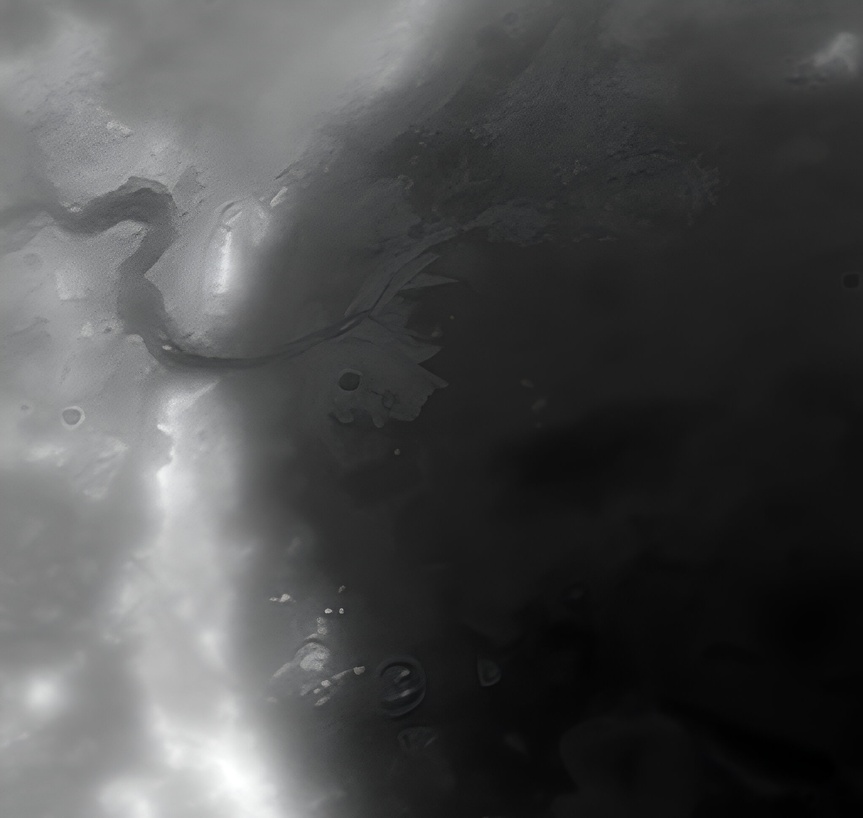
#> input picture v0/data/JEZ_ctx_B_soc_008_DTM_MOLAtopography_DeltaGeoid_20m_Eqc_latTs0_lon0_.jpg, 863 x 818 px, shrunk from 2048 x 1940 before the run, found by its file name
$ jupyter execute --allow-errors try1.ipynb
#> lines starting #> are read from the running program, lines starting #| are printed output that depends on the picture; after the words box and inside, x2 and y2 are one past the last pixel; in counts of white or black regions, pixels touching at a corner belong together
### **Background**
The data used here is from [This](https://astrogeology.usgs.gov/search/map/mars_2020_terrain_relative_navigation_ctx_dtm_mosaic#open) reference from [Astrogeology Gov](https://astrogeology.usgs.gov/search)
- The image that is used is "Mars 2020 Terrain Relative Navigation CTX DTM Mosaic"
- The image is a 2D array of 2048x1940 pixels, each pixel is a 8 bit int value representing the elevation of the terrain
- The image Resulition is **20 meter/pixel**
- Max elevation in the iamge is **-506m** and the minimum is **-2835m**

### **Summary of the Mars Landing Site Selection Model**

The goal of the Mars Landing Site Selection Model is to identify the optimal landing spot on Mars using a computer vision approach, \
similar to NASA's terrain evaluation methods. The model uses a heightmap image of the Martian surface, where each pixel represents an \
elevation value, and divides the terrain into smaller, manageable tiles to evaluate the suitability of each tile for landing. Here’s a \
detailed breakdown of the approach:

1. **Loading the Terrain Data**:
   - The heightmap image is loaded in grayscale using OpenCV, where pixel intensity represents the elevation.

2. **Tiling the Terrain Map**:
   - The heightmap is divided into smaller, equally-sized tiles. Each tile represents a fixed area of the Martian surface (e.g., 100x100 pixels).

3. **Calculating Tile Statistics**:
   - For each tile, statistical measures such as the average height, maximum height, minimum height, and standard deviation of heights \
   are computed. The standard deviation is particularly important as it indicates the roughness of the terrain within the tile.

4. **Visualizing Tile Suitability**:
   - The standard deviation values are normalized and mapped to a color scale using a colormap. Green indicates lower standard \
   deviation (smoother, more suitable for landing), while red indicates higher standard deviation (rougher, less suitable for landing).
   - A colored overlay based on the standard deviation is created and blended with the original heightmap image using `matplotlib`\
    to visualize the suitability of each tile.

5. **Decision-Making Algorithm**:
   - Although not implemented in the code provided, the next step would be to develop an algorithm that scores each tile based \
   on its statistics and selects the best landing spot. The algorithm would prioritize tiles with lower roughness (lower standard \
   deviation) and consider additional factors such as proximity to scientific points of interest.

### Benefits of the Approach

- **Granular Analysis**: By dividing the heightmap into smaller tiles, the model allows for a detailed, granular analysis of the \
terrain, ensuring that each potential landing spot is carefully evaluated.
- **Visual Representation**: The use of a colored overlay provides an intuitive visual representation of terrain suitability, \
making it easier to identify optimal landing spots.
- **Statistical Rigor**: Using statistical measures such as standard deviation helps quantify the roughness of the terrain, \
which is crucial for safe landing.

### Potential Improvements

- **Enhanced Features**: Incorporate additional features such as slope, presence of obstacles, and proximity to scientific interest points to refine the selection criteria.
- **Machine Learning**: Use machine learning algorithms to predict landing suitability based on a larger set of terrain features and historical landing data.
- **Dynamic Adjustments**: Implement dynamic tile sizing to adjust the granularity of the analysis based on the specific region's terrain complexity.

This approach provides a structured, data-driven method for identifying the best landing spots on Mars, ensuring a safe and scientifically valuable landing mission.

### **Elevation Map**

________________

# **Idea 1**
    1- Make a simple tiling algorithm that
    2- Find the height of each point on the map
    3- Build a fromula to figure out if the tile is good place for landing
    4- Build a fromula to give each tile a score based on the difficulty of landing
    5- Build an algorithm to take decision which is the closest best spot to land
_____

    1- Make a simple tiling algorithm that
    2- Find the height of each point on the map

[cell 1]
import cv2
import numpy as np
import matplotlib.pyplot as plt
from matplotlib.pyplot import figure


def load_image(file_path):
    # Load the image in grayscale (heightmap)
    image = cv2.imread(file_path, cv2.IMREAD_GRAYSCALE)
    return image


def tile_image(image, tile_size):
    rows, cols = image.shape
    tile_rows = rows // tile_size
    tile_cols = cols // tile_size

    tiles = []
    for i in range(tile_rows):
        for j in range(tile_cols):
            tile = image[i*tile_size:(i+1)*tile_size, j*tile_size:(j+1)*tile_size]
            tiles.append(tile)
    return tiles

def calculate_tile_statistics(tile):
    avg_height = np.mean(tile)
    max_height = np.max(tile)
    min_height = np.min(tile)
    stddev_height = np.std(tile)
    return avg_height, max_height, min_height, stddev_height

def main_calc(file_path, tile_size):
    image = load_image(file_path)
    tiles = tile_image(image, tile_size)
#> after the loop in tile_image, `for i in range(tile_rows):`: tiles = 16 items
#> tiles = 16 items

    tile_statistics = []
    for tile in tiles:
        stats = calculate_tile_statistics(tile)
        tile_statistics.append(stats)
#> this loop made 16 passes
#> after the loop, tile_statistics = 16 items, first 6: (136.7, 189, 75, 13.36), (126.2, 180, 51, 22.29), (72.43, 168, 38, 25.83), (56.84, 87, 32, 12.61), (133.1, 207, 65, 21.59), (87.26, 227, 34, 37.15)

    return tile_statistics


def draw_tiles(image, tile_size):
    # Create a plot
    plt.figure(figsize=(10, 10))
    plt.imshow(image, cmap='gray')

    rows, cols = image.shape
    tile_rows = rows // tile_size
    tile_cols = cols // tile_size

    # Draw horizontal lines
    for i in range(1, tile_rows):
        plt.axhline(i * tile_size, color='red', linestyle='--')

    # Draw vertical lines
    for j in range(1, tile_cols):
        plt.axvline(j * tile_size, color='red', linestyle='--')

    # Display the plot
    plt.title(f"Tiling with tile size {tile_size}x{tile_size}")
    plt.show()

def main_draw(file_path, tile_size):
    image = load_image(file_path)
    draw_tiles(image, tile_size)


def showimg(img,typee= "none",size=(10, 10),title = "img",dd= ""):
    """good for dealing with different image types like RGB, BGR, GRAY... with some cmaps
    gist_gray = g
    jet = c
    tab20b = t
    viridis = v
    cividis = d
    BGR = bgr
    or leave it and will do defult
    """

    figure(figsize=size, dpi=80)
    try:
        if typee=="g":
            plt.imshow(img,cmap ='gist_gray')
        elif typee=="c" :
            plt.imshow(img,cmap ='jet')
        elif typee=="t" :
            plt.imshow(img,cmap ='tab20b')
        elif typee=="v" :
            plt.imshow(img,cmap ='viridis')
        elif typee=="d" :
            plt.imshow(img,cmap ='cividis')
        elif typee=="greens" :
            plt.imshow(img,cmap ='Greens')
        elif typee=="dd" :
            plt.imshow(img,cmap =dd)
        elif typee.upper() =="BGR":
            plt.imshow(img)
        else:
            plt.imshow(img[:,:,[2,1,0]])

    except:
        plt.imshow(img)


    legend_elements = [plt.Line2D([0], [0], marker='o', color='w', label='Best Landing Area',
                                  markerfacecolor='g', markersize=10),
                       plt.Line2D([0], [0], marker='o', color='w', label='Worst Landing Area',
                                  markerfacecolor='y', markersize=10)]

    plt.legend(handles=legend_elements, loc='upper right')

    plt.title(title)
    plt.show()

#### Showing the image:

[cell 2]
file_path = 'data\JEZ_ctx_B_soc_008_DTM_MOLAtopography_DeltaGeoid_20m_Eqc_latTs0_lon0_.jpg'

showimg(load_image(file_path),'g',size=(12,12))

[cell 3]
tile_size = 200
tile_statistics = main_calc(file_path, tile_size)


main_draw(file_path, tile_size)

# Print statistics for each tile
for idx, stats in enumerate(tile_statistics):
    print(f"Tile {idx+1}: Avg Height = {stats[0]}, Max Height = {stats[1]}, Min Height = {stats[2]}, Std Dev = {stats[3]}")
#> this loop made 16 passes
#> (printed output is left out)

#### Tile size = 200 meaning that we have 200 pixel * 20 meter/pixel =  4km each tile
### The reasonable landing area for safe landing is **500m**, but the uncertainty of the landing spot will mean that we need more than one tile
this means that we need tile size of 500/20 = 25 pixels

[cell 4]
tile_size = 25  # Example tile size, this would mean each tile is 100x100 pixels
main_draw(file_path, tile_size)

_______

    3- Build a fromula to figure out if the tile is good place for landing

[cell 5]
import cv2
import numpy as np
import matplotlib.pyplot as plt
import matplotlib.colors as mcolors

def load_image(file_path):
    # Load the image in grayscale (heightmap)
    image = cv2.imread(file_path, cv2.IMREAD_GRAYSCALE)
    return image

def tile_image(image, tile_size):
    rows, cols = image.shape
    tile_rows = rows // tile_size
    tile_cols = cols // tile_size

    tiles = []
    for i in range(tile_rows):
        for j in range(tile_cols):
            tile = image[i*tile_size:(i+1)*tile_size, j*tile_size:(j+1)*tile_size]
            tiles.append(tile)
    return tiles, tile_rows, tile_cols

def calculate_tile_statistics(tile):
    stddev_height = np.std(tile)
    return stddev_height

def create_colored_overlay(image, tile_size):
    tiles, tile_rows, tile_cols = tile_image(image, tile_size)
    stddevs = [calculate_tile_statistics(tile) for tile in tiles]

    # Normalize standard deviations to range [0, 1] for coloring
    norm = mcolors.Normalize(vmin=min(stddevs), vmax=max(stddevs))
    cmap = plt.get_cmap('RdYlGn_r')  # Red to green colormap

    # Create an overlay image
    overlay = np.zeros((image.shape[0], image.shape[1], 3), dtype=np.uint8)

    index = 0
    for i in range(tile_rows):
        for j in range(tile_cols):
            tile_std = stddevs[index]
            color = cmap(norm(tile_std))[:3]  # Get RGB color
            color = [int(c * 255) for c in color]  # Convert to 0-255 range

            overlay[i*tile_size:(i+1)*tile_size, j*tile_size:(j+1)*tile_size] = color
            index += 1

    return overlay

def main(file_path, tile_size,a1=0.7 ,a2= 0.4):
    image = load_image(file_path)
    overlay = create_colored_overlay(image, tile_size)

    # Blend the original image and the overlay
    blended = cv2.addWeighted(cv2.cvtColor(image, cv2.COLOR_GRAY2BGR),a1 , overlay, a2, 0)

    # Display the result
    plt.figure(figsize=(10, 10))
    plt.imshow(blended)
    plt.title(f"Tiling with tile size {tile_size}x{tile_size}")
    plt.axis('off')
    plt.show()


tile_size = 100
main(file_path, tile_size)
#> after the loop in tile_image, `for i in range(tile_rows):`: tiles = 64 items
#> in create_colored_overlay, `tiles, tile_rows, tile_cols = tile_image(image, tile_size)`: tile_rows = 8
#> in create_colored_overlay, `stddevs = [calculate_tile_statistics(tile) for tile in tiles]`: stddevs = 64 values, max 44.46 at index 58, min 1.58 at index 54, mean 11.94
#> after the loop in create_colored_overlay, `for i in range(tile_rows):`:
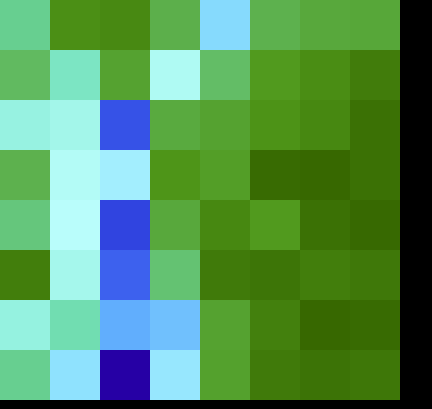
#> overlay: shape (818, 863, 3) (shown at 1/2 size); mean of channels 0, 1, 2 87.1, 145.6, 82.6; drawn as B, G, R
#> after the loop in create_colored_overlay, `for i in range(tile_rows):`: index = 64

Any yellowish or redish tiles means that this area is bad for landing

### With the right tile size

[cell 6]
tile_size = 25
main(file_path,tile_size)
#> call 2 of create_colored_overlay, with tile_size = 25
#> in create_colored_overlay (call 2), `tiles, tile_rows, tile_cols = tile_image(image, tile_size)`: tiles = 1088 items; tile_rows = 32; tile_cols = 34
#> in create_colored_overlay (call 2), `stddevs = [calculate_tile_statistics(tile) for tile in tiles]`: stddevs = 1088 values, max 27.03 at index 349, min 0 at index 983, mean 4.26
#> after the loop in create_colored_overlay (call 2), `for i in range(tile_rows):`:
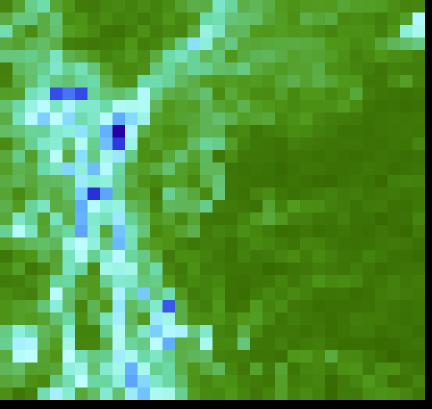
#> overlay: shape (818, 863, 3) (shown at 1/2 size); mean of channels 0, 1, 2 65.4, 153, 82.6; drawn as B, G, R
#> after the loop in create_colored_overlay (call 2), `for i in range(tile_rows):`: index = 1088

To show the effect more, increasing the alpha of the effect

[cell 7]
tile_size = 25
main(file_path,tile_size,a1= 0,a2= 1.2)
#> call 3 of main, with tile_size = 25, a1 = 0, a2 = 1.2
#> in main (call 3), `blended = cv2.addWeighted(cv2.cvtColor(image, cv2.COLOR_GRAY2BGR),a1 ,..`:
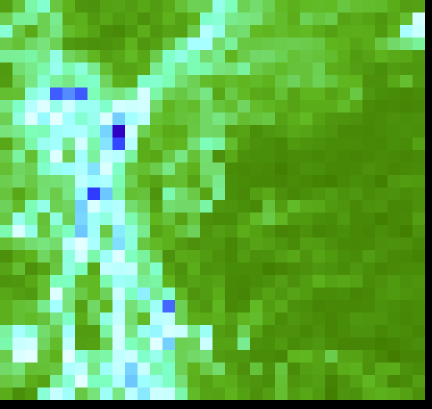
#> blended: shape (818, 863, 3) (shown at 1/2 size); mean of channels 0, 1, 2 75.1, 180.1, 99.1; drawn as B, G, R

_______

[cell 8]
from matplotlib import pyplot as plt

plt.style.use('ggplot')
plt.rcParams['font.family'] = 'sans-serif'
plt.rcParams['font.serif'] = 'Ubuntu'
plt.rcParams['font.monospace'] = 'Ubuntu Mono'
plt.rcParams['font.size'] = 14
plt.rcParams['axes.labelsize'] = 12
plt.rcParams['axes.labelweight'] = 'bold'
plt.rcParams['axes.titlesize'] = 12
plt.rcParams['xtick.labelsize'] = 12
plt.rcParams['ytick.labelsize'] = 12
plt.rcParams['legend.fontsize'] = 12
plt.rcParams['figure.titlesize'] = 12
plt.rcParams['image.cmap'] = 'jet'
plt.rcParams['image.interpolation'] = 'none'
plt.rcParams['figure.figsize'] = (12, 10)
plt.rcParams['axes.grid']=True
plt.rcParams['lines.linewidth'] = 2
plt.rcParams['lines.markersize'] = 8
colors = ['xkcd:pale orange', 'xkcd:sea blue', 'xkcd:pale red', 'xkcd:sage green', 'xkcd:terra cotta', 'xkcd:dull purple', 'xkcd:teal', 'xkcd: goldenrod', 'xkcd:cadet blue',
'xkcd:scarlet']

[cell 9]
image = cv2.imread("data\JEZ_ctx_B_soc_008_DTM_MOLAtopography_DeltaGeoid_20m_Eqc_latTs0_lon0_.jpg",cv2.IMREAD_GRAYSCALE)

tiles, tile_rows, tile_cols = tile_image(image, tile_size)
#> tiles = 1088 items; tile_rows = 32; tile_cols = 34
stddevs = [calculate_tile_statistics(tile) for tile in tiles]

[cell 10]
len(stddevs)
#> Out = 1088

[cell 11]
stddevs_n =np.array(stddevs)
#> stddevs_n has the same summary as stddevs in create_colored_overlay
np.mean(stddevs_n)
#> Out = 4.26

[cell 12]
plt.hist(stddevs_n,bins=100);
plt.title(label= "Histogram Distribution of Standard Deviation in Terrain Elevation");
plt.ylabel( "Count");
plt.xlabel( "STD");

## Ignoring the outliers

[cell 13]
plt.hist(stddevs_n[stddevs_n<5],bins=100);
plt.title(label= "Histogram Distribution of Standard Deviation in Terrain Elevation");
plt.ylabel( "Count");
plt.xlabel( "STD");
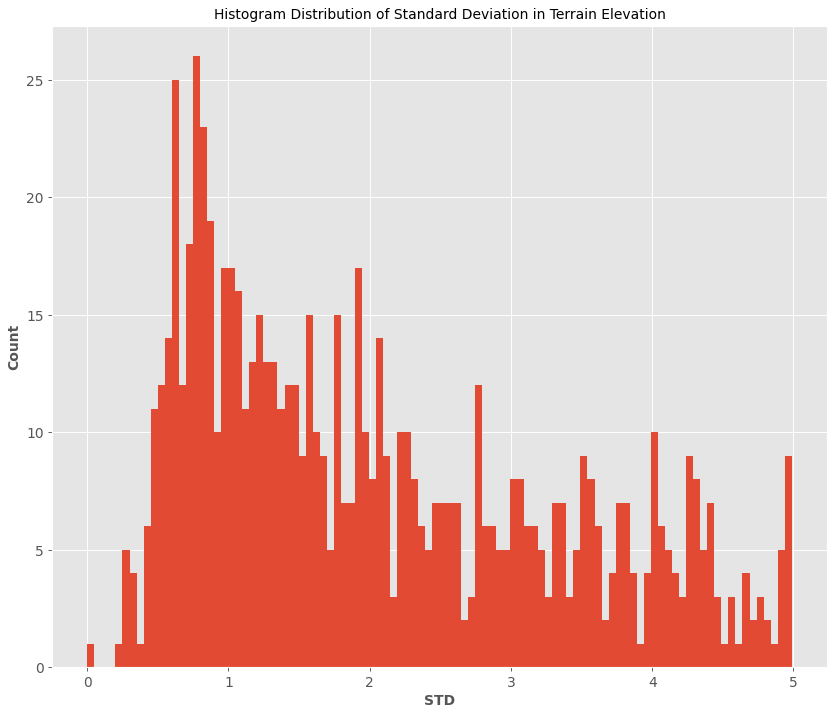
#> figure drawn by matplotlib, 1 panel; tallest bar 26 high, from x = 0.748 to 0.798

#### filtering the tiles based on the STD

[cell 14]
def find_suitable_tiles(image, max_allowed_std, tile_size):
    tiles, tile_rows, tile_cols = tile_image(image, tile_size)
    suitable_tiles = []

    for i in range(tile_rows):
        for j in range(tile_cols):
            tile = tiles[i * tile_cols + j]
            stddev = calculate_tile_statistics(tile)
            if stddev <= max_allowed_std:
                suitable_tiles.append((i, j))

    return suitable_tiles

# [38 lines left out: functions create_colored_overlay, filter, not called in this run]

[cell 15]
tile_size = 100
max_allowed_std = 10.0

image = load_image(file_path)
suitable_tiles = find_suitable_tiles(image, max_allowed_std, tile_size)
#> in find_suitable_tiles, `tiles, tile_rows, tile_cols = tile_image(image, tile_size)`: tiles = 64 items; tile_rows = 8
#> after the loop in find_suitable_tiles, `for i in range(tile_rows):`:
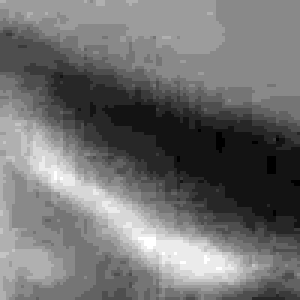
#> tile: shape (100, 100) (shown 3 times larger); min 0, max 13, mean 5.77; drawn with min black and max white
#> after the loop in find_suitable_tiles, `for i in range(tile_rows):`: suitable_tiles = 40 pairs, first value 0 to 7, second value 0 to 7
#> suitable_tiles = 40 pairs, first value 0 to 7, second value 0 to 7
print("Suitable tiles (row, col):", suitable_tiles)
#> (printed output is left out)

[cell 16]
from tqdm import tqdm_notebook

#### Visualize

[cell 17]
def showframes_add(frames,ccmap= None,labels=[],label_font_size=8,nrows=0,ncols=0):
    """Sub function don't call it alone
    """

    plot_di = int(frames.shape[0]**0.5)

    if nrows ==0 or ncols ==0 :
        nrows, ncols = plot_di,plot_di

    fig, axes = plt.subplots(nrows=nrows, ncols=ncols)

    if len(labels)!=0:
        plt.subplots_adjust(left=0.1,bottom=0.02,right=0.9,top=0.99,wspace=0.3,hspace=0.4) ### Fixes the postions of the plots to show labels
        for ind ,ax in enumerate( axes.flat):

            im = ax.imshow(frames[int(ind)],cmap =ccmap) #### Plots the frame
            ax.set_title(f"lab: {labels[ind]}", fontstyle='italic',fontsize =label_font_size , pad=2) #### Writes the labels

            ax.set_xticks([])#### Turn of Ticks
            ax.set_yticks([])#### Turn of Ticks


    else:
        plt.subplots_adjust(left=0.1,bottom=0.02,right=0.9,top=0.9,wspace=0.3,hspace=0.4)  ### Fixes the postions of the plots
        for ind ,ax in enumerate( axes.flat):

            im = ax.imshow(frames[int(ind)],cmap =ccmap) #### Plots the frame
            ax.set_title(f"{ind}", fontstyle='italic',fontsize = label_font_size, pad=2)  #### Writes the frame number
            ax.set_xticks([])#### Turn of Ticks
            ax.set_yticks([])#### Turn of Ticks


    fig.subplots_adjust(right=0.85)
    cbar_ax = fig.add_axes([0.9, 0.15, 0.02, 0.7])
    fig.colorbar(im, cax=cbar_ax)


#     fig.tight_layout(pad=3.0)


def showframes(frames,typee= None,fig_s = (10,10),labels: list =[],label_font_size: int =8,nrows=0,ncols=0):

    """good for dealing with many frames with different image types like RGB, BGR, GRAY...
    with some types "cmaps":
    gist_gray = g
    jet = c
    tab20b = t
    viridis = v
    cividis = d
    BGR = bgr
    or leave it and will do defult

    labels are used to make titles for each image like the model prediction for this image takes a listlike

    label_font_size takes int

    """
    plt.rcParams['figure.figsize'] = fig_s
    figure(figsize=fig_s, dpi=100)


    if typee=="g":
        showframes_add(frames,ccmap ='gist_gray',labels=labels,label_font_size= label_font_size,nrows=nrows,ncols=ncols)
    elif typee=="c" :
        showframes_add(frames,ccmap ='jet',labels=labels,label_font_size= label_font_size,nrows=nrows,ncols=ncols)
    elif typee=="t" :
        showframes_add(frames,ccmap ='tab20b',labels=labels,label_font_size= label_font_size,nrows=nrows,ncols=ncols)
    elif typee=="v" :
        showframes_add(frames,ccmap ='viridis',labels=labels,label_font_size= label_font_size,nrows=nrows,ncols=ncols)
    elif typee=="d" :
        showframes_add(frames,ccmap ='cividis',labels=labels,label_font_size= label_font_size,nrows=nrows,ncols=ncols)

    elif typee=="RGB"or typee=='rgb':
        showframes_add(frames[:,:,:,[2,1,0]],ccmap ='cividis',labels=labels,label_font_size= label_font_size,nrows=nrows,ncols=ncols)
    else:
        showframes_add(frames,labels=labels,label_font_size= label_font_size,nrows=nrows,ncols=ncols)


    plt.show()

[cell 18]
tile_size = 25
max_allowed_std = 5.0

tile_sizes = range(25,101,25)
max_allowed_stds = [0.5,.7,1,1.5,3,7,15]

image = load_image(file_path)

ims = []
labs = []
#> (the rest of this cell did not finish here and is left out)

#> (a cell that did not finish here is left out)


### stacking the good tiles

[cell 20]
# [24 lines left out: functions tile_image, filter, not called in this run]

[cell 21]
tile_size = 25
max_allowed_std = 1

tile_sizes = range(25,101,25)


image = cv2.imread(file_path)
#> image is the input picture: shape (818, 863, 3); mean B, G, R 76.4, 76.1, 75.5

img_f = image.copy()

showimg(img_f)

ims = []
labs = []
#> (the rest of this cell did not finish here and is left out)

[cell 22]
img_f[0,0]=[0,0,0]
#> img_f: shape (818, 863, 3); under 0.01% of pixels changed, all inside (x1, y1, x2, y2) = (0, 0, 1, 1)
img_f[0,0]=[255,255,255]
#> img_f: shape (818, 863, 3); mean B, G, R 76.4, 76.1, 75.5
showimg(255-(img_f[:-50,:-50,1]**1.9)-30,'dd',title="Best Areas to land",dd="YlGn")
#> call 3 of showimg, with typee = 'dd', size = (10, 10), title = 'Best Areas to land', dd = 'YlGn'
#> in showimg (call 3), `plt.show()`:
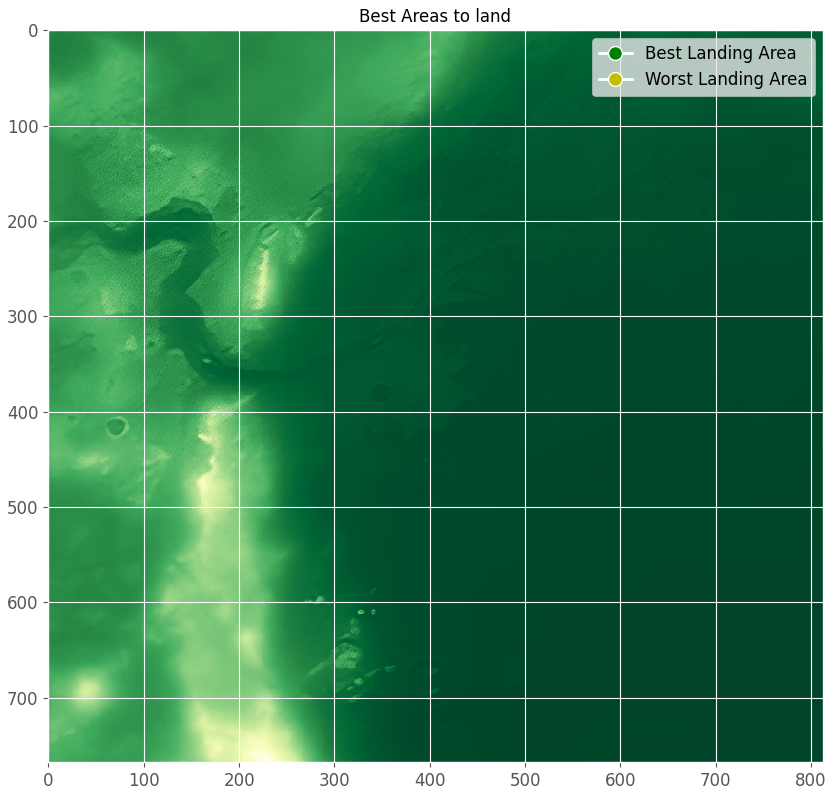
#> figure drawn by matplotlib, 1 panel
